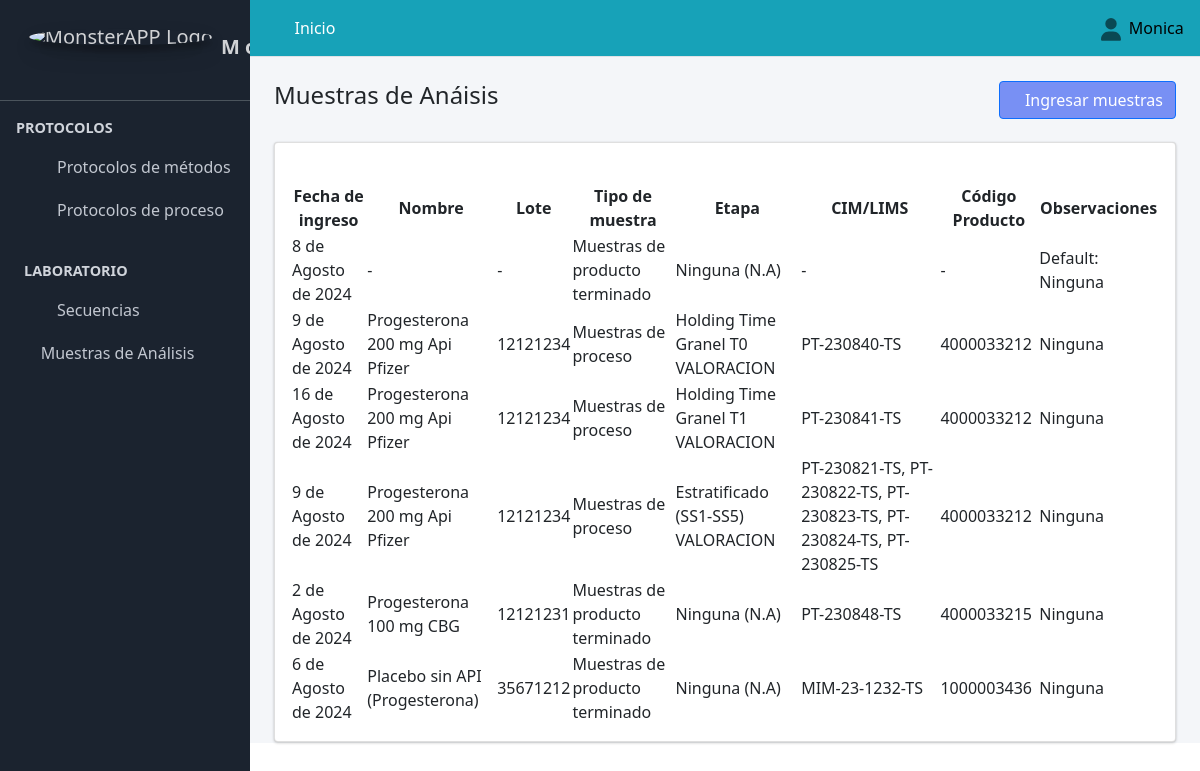
/muestras/ (signed in), run on an earlier commit of the app's database.
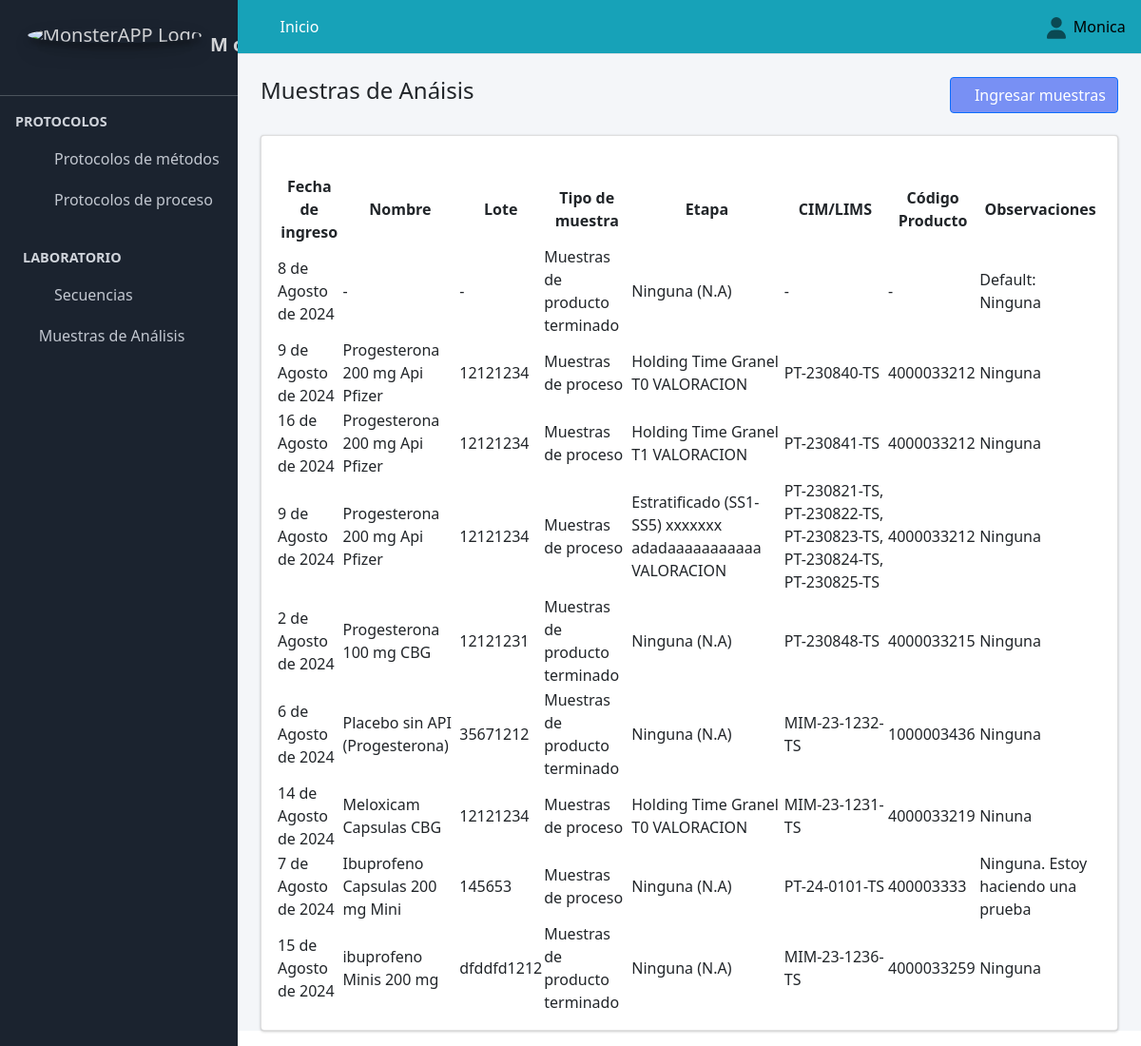
And on a later commit of the database.
### Aplicaciones/Protocolo_Metodos/models.py (models this page shows, shortened)
class Muestras_y_Placebos(models.Model):
    fecha_ingreso=models.DateField(verbose_name="Fecha de ingreso muestra", null=True, blank=False, help_text=u"AAAA/MM/DD")
    nombre_muestra=models.CharField(max_length=300, verbose_name="nombre de Muestra/Placebo/MP")
    tipo_muestra=models.ForeignKey(to=Tipo_muestra, on_delete=models.CASCADE, verbose_name="Tipo de muestra", null=True, blank=False)
    etapa=models.ForeignKey(to=Etapa, on_delete=models.CASCADE, verbose_name="Etapa", null=True, blank=False)
    codigo_muestra_interno=models.CharField(verbose_name="CIM / LIMS", max_length=90)
    codigo_muestra_producto=models.CharField(verbose_name="Código de Producto", max_length=90)
    lote_muestra=models.CharField(verbose_name="Lote", max_length=90)
    observaciones_muestras=models.TextField(max_length=300, verbose_name="Observaciones")
    class Condicion(models.TextChoices):
        ACTIVO = "Activo", "ACTIVO"
        PASIVO = "Pasivo", "PASIVO"
    condicion=models.CharField(max_length=90, choices=Condicion.choices, default=Condicion.ACTIVO, verbose_name="Condicion")

class Tipo_muestra(models.Model):
    tipo_muestra=models.CharField(verbose_name="Tipo de muestra", max_length=90, unique=True)
    class Condicion(models.TextChoices):
        ACTIVO = "Activo", "ACTIVO"
        PASIVO = "Pasivo", "PASIVO"
    condicion=models.CharField(max_length=90, choices=Condicion.choices, default=Condicion.ACTIVO, verbose_name="Condicion")
    def __str__(self):
        return(self.tipo_muestra)

class Etapa(models.Model):
    nombre_etapa=models.CharField(verbose_name="Etapa", max_length=90, unique=True)
    ensayo=models.ForeignKey(to=Ensayo, on_delete=models.CASCADE, verbose_name="Ensayo", null=True, blank=False)
    class Condicion(models.TextChoices):
        ACTIVO = "Activo", "ACTIVO"
        PASIVO = "Pasivo", "PASIVO"
    condicion=models.CharField(max_length=90, choices=Condicion.choices, default=Condicion.ACTIVO, verbose_name="Condicion")
    def etapa(self):
        return "{} {}".format(self.nombre_etapa, self.ensayo)
    def __str__(self):
        return str(self.etapa())

class Ensayo(models.Model):
    nombre_ensayo=models.CharField(verbose_name="Ensayo", max_length=90, unique=True)
    class Condicion(models.TextChoices):
        ACTIVO = "Activo", "ACTIVO"
        PASIVO = "Pasivo", "PASIVO"
    condicion=models.CharField(max_length=90, choices=Condicion.choices, default=Condicion.ACTIVO, verbose_name="Condicion")
    def __str__(self):
        return(self.nombre_ensayo)

### Aplicaciones/Protocolo_Metodos/views.py (the view)
# urls.py: path("muestras/", views.muestras, name="muestras"),
@login_required
def muestras(request):
    titulo = "Muestras de Análisis"
    muestras=Muestras_y_Placebos.objects.all()
    context = {
        "titulo": titulo,
        "muestras": muestras,
    }
    return render(request, "protocolo_metodos/muestras.html", context)

### SISTEMA_ANALITICO/templates/protocolo_metodos/muestras.html (shortened to what this page needs)
{% extends "partial/body.html" %}
{% block contenido %}
<link href="https://unpkg.com/gijgo@1.9.14/css/gijgo.min.css" rel="stylesheet" type="text/css" />
<div class="container-fluid">
    <div class="row">
        <div class="col-md-6">
            <div class="pagetitle"><br>
                <h4 class="">Muestras de Anáisis</h4><br>
              </div>
        </div>
        <div class="col-md-6"><br>
            <div class="d-grid gap-2 d-md-flex justify-content-md-end">
                <a href="{% url 'ingresar_muestras' %}" class="btn btn-primary" style="background:#486af3b8"><span class="fa fa-plus-circle"></span>Ingresar muestras</a>
                </div>
        </div>
    </div>
  <div class="card">
    <div class="container-fluid">
        <div class="row">
          <div class="col-md-6"> <br>
              </div>
                <br>
          </div>
    </div>
      <div class="card-body">
        <table id="example3" class="display" style="width:100%">
          <thead class="">
            <tr>
                <th class="text-center">Fecha de ingreso</th>
                <th class="text-center">Nombre</th>
                <th class="text-center">Lote</th>
                <th class="text-center">Tipo de muestra</th>
                <th class="text-center">Etapa</th>
                <th class="text-center">CIM/LIMS</th>
                <th class="text-center">Código Producto</th>
                <th class="text-center">Observaciones</th>
            </tr>
            </thead>
            <tbody id="myTable">
              {% for p in muestras %}
              {% if p.condicion == "Activo" %}
            <tr>
            <td>{{p.fecha_ingreso}}</td>
            <td>{{p.nombre_muestra}}</td>
            <td>{{p.lote_muestra}}</td>
            <td>{{p.tipo_muestra}}</td>
            <td>{{p.etapa}}</td>
            <td>{{p.codigo_muestra_interno}}</td>
            <td>{{p.codigo_muestra_producto}}</td>
            <td>{{p.observaciones_muestras}}</td>
            </tr>
             {% endif %}
            {% endfor %}
            </tbody>
        </table>
        <link href="https://cdn.datatables.net/v/dt/jq-3.7.0/dt-2.0.3/b-3.0.1/b-html5-3.0.1/date-1.5.2/sl-2.0.0/datatables.min.css" rel="stylesheet">
        </div>
      </div>
    </div>
</div>
<link href="https://cdn.datatables.net/v/dt/jq-3.7.0/dt-2.0.3/b-3.0.1/b-html5-3.0.1/date-1.5.2/sl-2.0.0/datatables.min.css" rel="stylesheet">
{% endblock contenido %}

### SISTEMA_ANALITICO/templates/partial/body.html (shortened to what this page needs)
{% load static %}
{% load bootstrap5 %}
<!DOCTYPE html>
<html lang="en" dir="ltr">
  <head>
<link rel="stylesheet" href="https://maxcdn.bootstrapcdn.com/bootstrap/4.4.1/css/bootstrap.min.css">
<link rel="stylesheet" href="https://cdn.jsdelivr.net/npm/bootstrap@5.1.3/dist/css/bootstrap.min.css" />
<link rel="stylesheet" href="https://cdn.jsdelivr.net/npm/select2@4.0.13/dist/css/select2.min.css" />
<link rel="stylesheet" href="https://cdn.jsdelivr.net/npm/select2-bootstrap-5-theme@1.3.0/dist/select2-bootstrap-5-theme.min.css" />
<link rel="stylesheet" href="https://cdn.jsdelivr.net/npm/select2-bootstrap-5-theme@1.3.0/dist/select2-bootstrap-5-theme.rtl.min.css" />
  <link rel="stylesheet" href="	https://cdn.jsdelivr.net/npm/bootstrap@5.2.3/dist/css/bootstrap.min.css">
  <link rel="stylesheet" href="{% static 'plugins/fontawesome-free/css/all.min.css' %}">
  <link rel="stylesheet" href="{% static 'plugins/tempusdominus-bootstrap-4/css/tempusdominus-bootstrap-4.min.css' %}">
  <link rel="stylesheet" href="{% static 'plugins/icheck-bootstrap/icheck-bootstrap.min.css' %}">
  <link rel="stylesheet" href="{% static 'plugins/jqvmap/jqvmap.min.css' %}">
  <link rel="stylesheet" href="{% static 'dist/css/adminlte.min.css' %}">
  <link rel="stylesheet" href="{% static 'plugins/overlayScrollbars/css/OverlayScrollbars.min.css' %}">
  <link rel="stylesheet" href="{% static 'plugins/daterangepicker/daterangepicker.css' %}">
  <link rel="stylesheet" href="{% static 'plugins/summernote/summernote-bs4.css' %}">
 <link href="https://cdn.jsdelivr.net/npm/select2@4.1.0-rc.0/dist/css/select2.min.css" rel="stylesheet" />
  </head>
  <body class="hold-transition sidebar-mini layout-fixed">
    <div class="wrapper">
      {% include "partial/navbar.html" %}
      {% include "partial/sidebar.html" %}
    <div class="content-wrapper">
      {% include "partial/header.html" %}
      {% block contenido %}{% endblock contenido %}
  </body>
</html>

### SISTEMA_ANALITICO/templates/partial/navbar.html (shortened to what this page needs)
{% load static %}
  <nav class="main-header navbar navbar-expand  navbar-info navbar-light" >
    <ul class="navbar-nav">
      <li class="nav-item">
        <a class="nav-link" data-widget="pushmenu" href="#"><i class="fas fa-bars"></i></a>
      </li>
      {% if user.is_authenticated %}
      <li class="nav-item d-none d-sm-inline-block">
        <a href="{% url 'adm_inicio' %}" class="nav-link text-white">Inicio</a>
      </li>
      {% else %}
      <li class="nav-item d-none d-sm-inline-block">
        <a href="" class="nav-link text-white disabled">Inicio</a>
      </li>
      {% endif %}
    </ul>
    <ul class="navbar-nav ml-auto">
      <li class="nav-item dropdown ">
        <a class="nav-link" data-toggle="dropdown" href="#">
        </a>
        {% if user.is_authenticated %}
      </li>
    </ul>
<h7 class="text-black">{{ user.first_name }}&nbsp;&nbsp;</h7>
{% else %}
<a class="text-black" href="{% url 'sign_in' %}">Iniciar sesión</a>
{% endif %}
  </nav>

### SISTEMA_ANALITICO/templates/partial/sidebar.html (shortened to what this page needs)
{% load static %}
<aside  class="main-sidebar sidebar-dark-primary " style="background-color: #060f1ce9;"><br>
  <a href="{% url 'adm_inicio' %}" class="brand-link nav-link" id="">
    <img src="/static/dist/img/logo-white.jpg" alt="MonsterAPP Logo" class="img-circle brand-image elevation-3 " >
    <span class=""><strong>M o n s t e r  APP</strong><br></span><br>
</a>
  <div class="sidebar">
    <nav class="mt-2">
        <ul class="nav nav-pills nav-sidebar flex-column" data-widget="treeview" role="menu" data-accordion="false">
        <li class="nav-header"><strong>PROTOCOLOS</strong></li>
        <li class="nav-item has-treeview" >
          {% if user.is_authenticated %}
          <a href="" class="nav-link">
            <i class="nav-icon fab fa-leanpub"></i>
            <p>
              Protocolos de métodos
              <i class="fas fa-angle-left "></i>
            </p>
          </a>
          {% endif %}
         <li class="nav-item has-treeview" >
          {% if user.is_authenticated %}
          <a href="" class="nav-link">
            <i class="nav-icon fas fa-capsules"></i>
            <p>
              Protocolos de proceso
              <i class="fas fa-angle-left "></i>
            </p>
          </a>
          {% endif %}
      <li class="nav-header"><strong>LABORATORIO</strong></li>
      {% if user.is_authenticated %}
      <li class="nav-item ">
        <a href="{% url 'chart_js_proceso_secuencias_en_curso' %}" class="nav-link">
          <i class="nav-icon fas fa-sliders-h"></i>
          <p>Secuencias</p><br>
        </a>
      </li>
      {% endif %}
      {% if user.is_authenticated %}
      <li class="nav-item">
        <a href="{% url 'muestras' %}" class="nav-link">
          <i class="fa fa-edit"></i>
          <p>Muestras de Análisis</p>
        </a>
      </li>
      {% endif %}
    </nav>
  </div>
</aside>

### SISTEMA_ANALITICO/templates/partial/header.html (shortened to what this page needs)
{% load static %}
<head>
  {% load static %}
  <link rel="stylesheet" href="{% static 'plugins/fontawesome-free/css/all.min.css' %}">
  <link rel="stylesheet" href="{% static 'plugins/tempusdominus-bootstrap-4/css/tempusdominus-bootstrap-4.min.css' %}">
  <link rel="stylesheet" href="{% static 'plugins/icheck-bootstrap/icheck-bootstrap.min.css' %}">
  <link rel="stylesheet" href="{% static 'plugins/jqvmap/jqvmap.min.css' %}">
  <link rel="stylesheet" href="{% static 'dist/css/adminlte.min.css' %}">
  <link rel="stylesheet" href="{% static 'plugins/overlayScrollbars/css/OverlayScrollbars.min.css' %}">
  <link rel="stylesheet" href="{% static 'plugins/daterangepicker/daterangepicker.css' %}">
  <link rel="stylesheet" href="{% static 'plugins/summernote/summernote-bs4.css' %}">
  <link href="https://cdn.jsdelivr.net/npm/bootstrap@5.0.2/dist/css/bootstrap.min.css" rel="stylesheet">

### SISTEMA_ANALITICO/templates/partial/js.html (shortened to what this page needs)
{% load static %}

What changed in the data, as far as the page shows it:
changed through a linked row, Muestras_y_Placebos "PT-230821-TS, PT-230822-TS, PT-230823-TS, PT-230824-TS, PT-230825-TS": etapa "Estratificado (SS1-SS5) VALORACION" → "Estratificado (SS1-SS5) xxxxxxx adadaaaaaaaaaaa VALORACION"
added Muestras_y_Placebos: fecha_ingreso "14 de Agosto de 2024", nombre_muestra "Meloxicam Capsulas CBG", lote_muestra "12121234", tipo_muestra "Muestras de proceso", etapa "Holding Time Granel T0 VALORACION", codigo_muestra_interno "MIM-23-1231-TS", codigo_muestra_producto "4000033219", observaciones_muestras "Ninuna"
added Muestras_y_Placebos: fecha_ingreso "7 de Agosto de 2024", nombre_muestra "Ibuprofeno Capsulas 200 mg Mini", lote_muestra "145653", tipo_muestra "Muestras de proceso", etapa "Ninguna (N.A)", codigo_muestra_interno "PT-24-0101-TS", codigo_muestra_producto "400003333", observaciones_muestras "Ninguna. Estoy haciendo una prueba"
added Muestras_y_Placebos: fecha_ingreso "15 de Agosto de 2024", nombre_muestra "ibuprofeno Minis 200 mg", lote_muestra "dfddfd1212", tipo_muestra "Muestras de producto terminado", etapa "Ninguna (N.A)", codigo_muestra_interno "MIM-23-1236-TS", codigo_muestra_producto "4000033259", observaciones_muestras "Ninguna"
